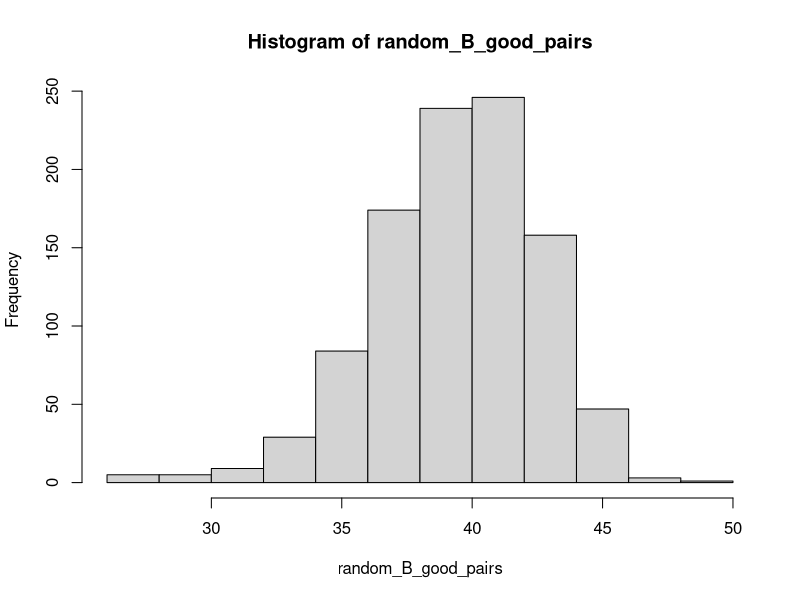
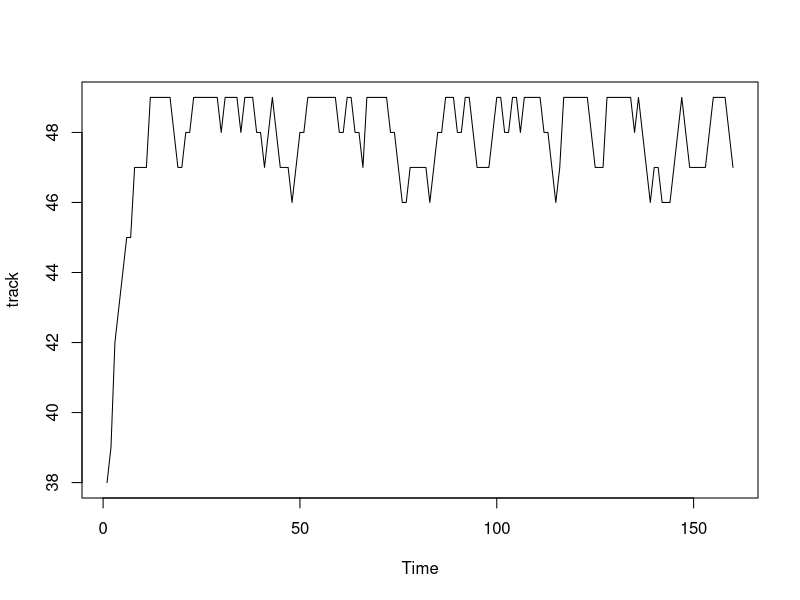

These charts were generated, in order, by the following R code:
# -------------------------------------------------------------------------------------- #
#                     set working directory as current file location                     #
# -------------------------------------------------------------------------------------- #

setwd(dirname(rstudioapi::getActiveDocumentContext()$path))

# -------------------------------------------------------------------------------------- #
#                            S81: saturated design of 81 runs                            #
# -------------------------------------------------------------------------------------- #

# the format follows Table 6 from "A catalogue of three-level regular fractional factorial designs"
full <- function(l, n){ # return an l^n full factorial design
  if (n == 1) return(cbind(1:l-1))
  a <- as.integer(gl(l, l^n/l, l^n))
  if (n > 1) {
    for (i in 2:n) {
      a <- cbind(a, as.integer(gl(l, l^(n-i), l^n)))
    }
  }
  d <- a - 1
  colnames(d) <- 1:ncol(d)
  return(d)
}
indep_cols <- full(3, 4)
S81 <- t(indep_cols[c(2, 4, 5, 8, 10, 11, 13, 14, 17, 20, 
                      22, 23, 26, 28, 29, 31, 32, 35, 37, 38,
                      40, 41, 44, 47, 49, 50, 53, 56, 58, 59, 
                      62, 64, 65, 67, 68, 71, 74, 76, 77, 80), ])
S81 <- S81[4:1, ]
rownames(S81) <- c(1, 2, 3, 4)

# -------------------------------------------------------------------------------------- #
#               create a dataframe which shows columns that can form a line              #
# -------------------------------------------------------------------------------------- #

first_is_one <- function(x) {
  first_non_zero <- which(x != 0)[1]
  return(x[first_non_zero] == 1)
}

mapping <- 1:40
names(mapping) <- t(S81) %*% 3^(0:3)
form_line_duplicated <- matrix(0, choose(40, 2), 4)
tmp <- matrix(0,4,4)
k <- 1
for (i in 1:39){
  for (j in (i + 1):40){
    tmp[1, ] <- S81[, i]
    tmp[2, ] <- S81[, j]
    tmp[3, ] <- (S81[, i] + S81[, j]) %% 3
    tmp[4, ] <- (S81[, i] + 2 * S81[, j]) %% 3
    if (!first_is_one(tmp[3, ])) tmp[3, ] <- (tmp[3, ] * 2) %% 3
    if (!first_is_one(tmp[4, ])) tmp[4, ] <- (tmp[4, ] * 2) %% 3
    # form_line_duplicated[k, ] <- tmp %*% 3 ^ (0:3)
    form_line_duplicated[k, ] <- sapply(tmp %*% 3 ^ (0:3), function(x) mapping[[as.character(x)]])
    k <- k + 1
  }
}
form_line <- rbind(form_line_duplicated[1,])
for (i in 2:nrow(form_line_duplicated)) {
  IN <- F
  for (j in 1:nrow(form_line)) {
    if (setequal(form_line_duplicated[i, ], form_line[j, ])) IN <- T
  }
  if (!IN) form_line <- rbind(form_line, form_line_duplicated[i, ])
}

# -------------------------------------------------------------------------------------- #
#                                   setting up design A                                  #
# -------------------------------------------------------------------------------------- #

good_A <- read.csv("s81_good_A.csv")
# good_A <- read.csv("s81_good_A_filtered.csv")
current_A_columns <- head(good_A[good_A$num_of_columns == 11, 3], 1)
current_A_columns <- as.numeric(unlist(strsplit(current_A_columns, " ")))

form_design_from_columns <- function(cols) {
	return((indep_cols %*% S81[, cols]) %% 3)
}
current_A <- form_design_from_columns(current_A_columns)

# -------------------------------------------------------------------------------------- #
#                             prepare generation for random B                            #
# -------------------------------------------------------------------------------------- #

get_B.set <- function(a_columns) {
  possible_b <- list()
  for (i in 1:length(a_columns)) {
    idx <- which((form_line==a_columns[i]) %*% rep(1, 4) == 1)
    nums_of_col_in_a <- matrix(form_line[idx, ] %in% a_columns, length(idx)) %*% rep(1, 4)
    exactly_one <- (form_line[idx, ])[which(nums_of_col_in_a == 1), ]
    possible_b[[i]] <- setdiff(unique(as.vector(exactly_one)), a_columns[i])
  }
  return(possible_b)
}

B.set <- get_B.set(current_A_columns)

generate_random_b_cols <- function(B.set) {
  b_columns <- c()
  for (i in 1:length(B.set)) b_columns[i] <- sample(B.set[[i]], 1)
  return(b_columns)
}

# -------------------------------------------------------------------------------------- #
#                       random generation & count good pairs (s22)                       #
# -------------------------------------------------------------------------------------- #

n_dis <- function(x) {
  length(unique(x))
}

s22 <- function(d, s) {
  pairs <- combn(ncol(d), 2)
  check <- rep(0, ncol(pairs))
  for (i in 1:ncol(pairs)) {
    dp <- d[, pairs[, i]]
    if (n_dis(dp %*% (s^2)^(0:1)) == s^4)
      check[i] <- 1
  }
  return(check)
}

count_good_pairs <- function(d) {
  return(sum(s22(d, 3)))
}

random_B_good_pairs <- c()
for (i in 1:1000) {
  b_columns <- generate_random_b_cols(B.set)
  B <- form_design_from_columns(b_columns)
  D <- (3 * current_A + B)
  random_B_good_pairs[i] <- count_good_pairs(D)
}

max(random_B_good_pairs)
hist(random_B_good_pairs)

Mode <- function(x) {
  ux <- unique(x)
  ux[which.max(tabulate(match(x, ux)))]
}
Mode(random_B_good_pairs)

# -------------------------------------------------------------------------------------- #
#                             threshold acceptance algorithm                             #
# -------------------------------------------------------------------------------------- #

current_B_columns <- generate_random_b_cols(B.set)
current_B <- form_design_from_columns(current_B_columns)
current_D <- 3 * current_A + current_B
current_pairs_count <- count_good_pairs(current_D)

best_b_columns <- current_B_columns
best_D <- current_D
track <- c()
n.iter <- 100

for (i in 1:n.iter) {
  for (j in 1:length(B.set)) {
    new_B_columns <- current_B_columns
    new_B_columns[j] <- sample(setdiff(B.set[[j]], new_B_columns[j]), 1)
    new_B <- form_design_from_columns(new_B_columns)
    new_D <- 3 * current_A + new_B
    new_pairs_count <- count_good_pairs(new_D)
    difference <- new_pairs_count - current_pairs_count
    if (difference <= -2) next
    if (difference == -2) {
      flip <- sample(0:1, 1, pr=c(0.9, 0.1))
      if (flip == 0) next
    }
    if (difference == -1) {
      flip <- sample(0:1, 1, pr=c(0.8, 0.2))
      if (flip == 0) next
    }
    if (difference == 0) {
      flip <- sample(0:1, 1, pr=c(0.7, 0.3))
      if (flip == 0) next
    }
		current_B_columns <- new_B_columns
		current_B <- new_B
		current_D <- new_D
		current_pairs_count <- new_pairs_count
		track <- c(track, new_pairs_count)
    if (difference > 0){
      best_D <- new_D
      best_b_columns <- new_B_columns
    }
  }
}
ts.plot(track)
count_good_pairs(best_D)

# -------------------------------------------------------------------------------------- #
#                                   new check functions                                  #
# -------------------------------------------------------------------------------------- #

s22.new <- function(d,s){
  l <- nrow(d)/s^4
  C2 <- combn(ncol(d),2)
  yes <- rep(1,ncol(C2))
  for (i in 1:ncol(C2)) {
    tmp <- d[, C2[, i]]
    tmp <- tmp[which(tmp[, 1] == 0), ]
    if (sum(tmp[, 2] == 0) != l) yes[i] <- 0
  }
  yes
}

s22.new2 <- function(d,s){
  l <- nrow(d)/s^4
  C2 <- combn(ncol(d), 2)
  yes <- rep(1, ncol(C2))
  for (i in 1:ncol(C2)) {
    tmp <- d[ ,C2[ ,i]]
    if (sum(tmp %*% c(1,1) == 0) != l) yes[i] <- 0
  }
  yes
}
